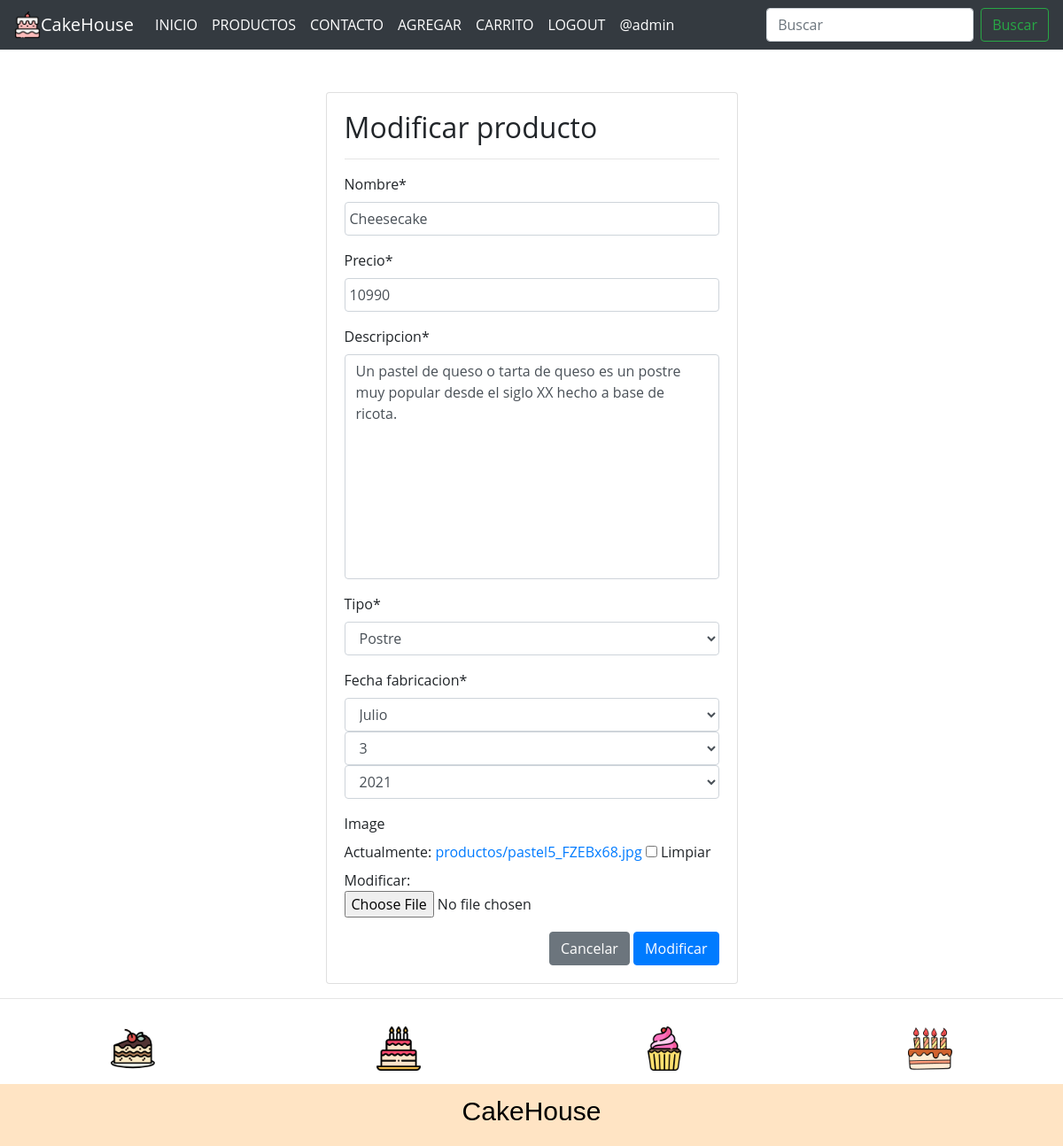
Page /modificar-producto/2/ (signed in) on the committed database.
### app/models.py (models this page shows, shortened)
class Producto(models.Model):
    nombre = models.CharField(max_length=50)
    precio = models.IntegerField()
    descripcion = models.TextField()
    tipo = models.ForeignKey(Tipo, on_delete=models.PROTECT)
    fecha_fabricacion = models.DateField()
    image = models.ImageField(upload_to="productos", null=True)

class Tipo(models.Model):
    nombre = models.CharField(max_length=50)
    def __str__(self):
        return self.nombre

### app/views.py (the view, shortened to what this page needs)
# urls.py: path('modificar-producto/<id>/', modificar_producto, name="modificar_producto"),
@permission_required('app.change_producto')
def modificar_producto(request, id):
    producto = get_object_or_404(Producto, id=id)
    data = {'form': ProductoForm(instance=producto)}
    return render(request, 'app/producto/modificar.html', data)

### app/forms.py
class ProductoForm(forms.ModelForm):
    nombre = forms.CharField(min_length=3, max_length=50)
    image = forms.ImageField(required=False)
    class Meta:
        model = Producto
        fields = '__all__'
        widgets = {
            "fecha_fabricacion": forms.SelectDateWidget()
        }

### app/templates/app/producto/modificar.html (shortened to what this page needs)
{% extends 'app/base.html' %}
{% block contenido %}
{% load crispy_forms_tags %}
<br><br>
<div class="row">
    <div class="col-12 col-md-6 offset-md-3">
        <div class="card">
            <div class="card-body">
                <h2>Modificar producto</h2>
                <hr>
                <form action="" method="POST" enctype="multipart/form-data">
                    {{ form | crispy }}
                    <div class="d-flex justify-content-end">
                        <input type="reset" value="Cancelar" class="btn btn-secondary">
                        <input type="submit" value="Modificar" class="btn btn-primary">
                    </div>
                </form>
            </div>
        </div>
    </div>
</div>
{% endblock %}

### app/templates/app/base.html (shortened to what this page needs)
<!DOCTYPE html>
<html lang="es">
<head>
    <link rel="stylesheet" href="https://cdn.jsdelivr.net/bxslider/4.2.12/jquery.bxslider.css">
    {% load static %}
    <link rel="stylesheet" href="https://cdn.jsdelivr.net/npm/bootstrap@4.6.0/dist/css/bootstrap.min.css"
>
    <link rel="stylesheet" href="{% static 'app/css/estilos.css' %}">
</head>
<body>
    <nav class="navbar navbar-expand-md navbar-dark bg-dark">
        <img src="{% static 'app/img/pastel.png' %}" alt="" width="30" height="30">
        <a class="navbar-brand" href="{% url 'home' %}">CakeHouse</a>
        <div class="collapse navbar-collapse" id="navbarSupportedContent">
            <ul class="navbar-nav mr-auto">
                <li class="nav-item active">
                    <a class="nav-link" href="{% url 'home' %}">INICIO<span class="sr-only">(current)</span></a>
                </li>
                <li class="nav-item active">
                    <a class="nav-link" href="{% url 'productos' %}">PRODUCTOS<span class="sr-only">(current)</span></a>
                </li>
                <li class="nav-item active">
                    <a class="nav-link" href="{% url 'contacto' %}">CONTACTO<span class="sr-only">(current)</span></a>
                </li>
                {% if perms.app.add_producto %}
                <li class="nav-item active">
                    <a class="nav-link" href="{% url 'agregar_producto' %}">AGREGAR</a>
                </li>
                {% endif %}
                {% if perms.app.view_producto %}
                <li class="nav-item active">
                    <a class="nav-link" href="{% url 'listar_productos' %}">CARRITO</a>
                </li>
                {% endif %}
                {% if user.is_authenticated %}
                <li class="nav-item active">
                    <a class="nav-link" href="{% url 'logout' %}">LOGOUT<span class="sr-only">(current)</span></a>
                </li>
                <li class="nav-item active">
                    <a class="nav-link" href="#">@{{ user.username }}<span class="sr-only">(current)</span></a>
                </li>
                {% endif %}
            </ul>
            <form class="form-inline my-2 my-lg-0">
                <input class="form-control mr-sm-2" type="search" placeholder="Buscar" aria-label="Buscar">
                <button class="btn btn-outline-success my-2 my-sm-0" type="submit">Buscar</button>
            </form>
        </div>
    </nav>
    <div id="contenido">
        {% block contenido %}
        {% endblock %}
    </div>
    <hr>
    <footer>
        <div class="marcas">
            <img src="{% static 'app/img/footer/pastel2.png' %}" alt="">
            <img src="{% static 'app/img/footer/pastel3.png' %}" alt="">
            <img src="{% static 'app/img/footer/pastel4.png' %}" alt="">
            <img src="{% static 'app/img/footer/pastel5.png' %}" alt="">
        </div>
        <div class="logo_footer">
            <h3>CakeHouse</h3>
        </div>
    </footer>
</body>
</html>

### app/static/app/css/estilos.css (style rules this page uses)
* { margin:0; padding:0; }
body { background-color: rgb(255, 255, 255); font-family: 'Open Sans', sans-serif; }
nav { display: flex; justify-content: flex-end; align-items: center; height: 100%; }
nav a { color:white; text-decoration: none; }
#contenido { width: 80%; margin:auto; max-width: 1280px; min-height: 100vh; }
footer { width: 100%; height: 300px; background-color: bisque; }
footer > .marcas { width: 100%; height: 80px; background-color: #4A5568; display: flex; justify-content: space-around; align-items: center; }
footer > .marcas > img { width: 50px; }
footer > .logo_footer { display: flex; justify-content: center; align-items: center; height: calc(100% - 80px); }
input[type=text], input[type=email], input[type=number], select, textarea { width: 100%; padding: 5px; }
textarea { resize: none; }

### app/templates/app/base.html (style rules this page uses)
h3 { color: #000000; font-weight: normal; font-size: 30px; font-family: Arial; }
footer { width: 100%; height: 150px; background-color: bisque; }
footer > .marcas { width: 100%; height: 80px; background-color: rgb(255, 255, 255); display: flex; justify-content: space-around; align-items: center; }

### rows in the picture
Producto: nombre "Cheesecake", precio "10990", descripcion "Un pastel de queso o tarta de queso es un postre muy popular desde el siglo XX hecho a base de ricota.", tipo "Postre"

### other values in the picture
{{ user.username }} "admin"
